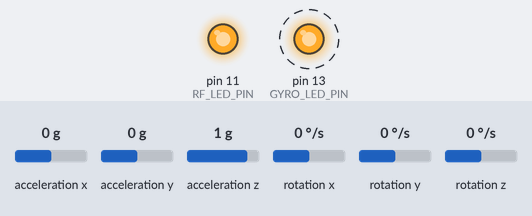
This sketch was run on a simulated Arduino Uno, built with avr-gcc and run on an emulated ATmega328P. Parts: output pins drawn as LEDs (lit = HIGH). Dashed ring = blinking. The test bench sets the inputs (shaded band); at power-on: acceleration x 0 g, acceleration y 0 g, acceleration z 1 g, rotation x 0 °/s, rotation y 0 °/s, rotation z 0 °/s. No radio packets arrive unless stated; what the sketch prints to the serial monitor is not drawn.

Above: at 0.04 s.
Timing chart, 0 to 3.0 s (numbered marks = the images above):
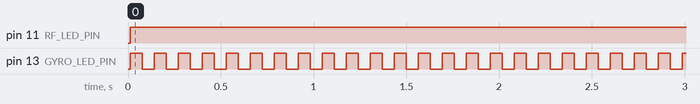

The sketch:

controller.ino
```cpp
#include <VirtualWire.h>

#include "I2Cdev.h"
#include "MPU6050.h"

// Arduino Wire library is required if I2Cdev I2CDEV_ARDUINO_WIRE implementation
// is used in I2Cdev.h
#if I2CDEV_IMPLEMENTATION == I2CDEV_ARDUINO_WIRE
    #include "Wire.h"
#endif

// class default I2C address is 0x68
// specific I2C addresses may be passed as a parameter here
// AD0 low = 0x68 (default for InvenSense evaluation board)
// AD0 high = 0x69
MPU6050 accelgyro;
//MPU6050 accelgyro(0x69); // <-- use for AD0 high

int16_t ax, ay, az;
int16_t gx, gy, gz;

#define OUTPUT_READABLE_ACCELGYRO

#define GYRO_LED_PIN 13
#define RF_LED_PIN 11
#define TRANSMIT_PIN 12
#define RECEIVE_PIN 2
#define PTT_PIN 3

#define FB_THRESH 1000
#define RL_THRESH 1000
#define FB_MAX 13000
#define RL_MAX 13000

int count = 0;

bool blinkState = false;

void setup() {
  // Initialise RF transmitter
  vw_set_tx_pin(TRANSMIT_PIN);
  vw_set_rx_pin(RECEIVE_PIN);
  vw_set_ptt_pin(PTT_PIN);
  vw_set_ptt_inverted(true); // Required for DR3100
  vw_setup(2000);   // Bits per sec

  // join I2C bus (I2Cdev library doesn't do this automatically)
  #if I2CDEV_IMPLEMENTATION == I2CDEV_ARDUINO_WIRE
      Wire.begin();
  #elif I2CDEV_IMPLEMENTATION == I2CDEV_BUILTIN_FASTWIRE
      Fastwire::setup(400, true);
  #endif

  // initialize serial communication
  // (38400 chosen because it works as well at 8MHz as it does at 16MHz, but
  // it's really up to you depending on your project)
  Serial.begin(38400);

  // initialize device
  Serial.println("Initializing I2C devices...");
  accelgyro.initialize();

  // verify connection
  Serial.println("Testing device connections...");
  Serial.println(accelgyro.testConnection() ? "MPU6050 connection successful" : "MPU6050 connection failed");

  // use the code below to change accel/gyro offset values
  /*
  Serial.println("Updating internal sensor offsets...");
  // -76  -2359 1688  0 0 0
  Serial.print(accelgyro.getXAccelOffset()); Serial.print("\t"); // -76
  Serial.print(accelgyro.getYAccelOffset()); Serial.print("\t"); // -2359
  Serial.print(accelgyro.getZAccelOffset()); Serial.print("\t"); // 1688
  Serial.print(accelgyro.getXGyroOffset()); Serial.print("\t"); // 0
  Serial.print(accelgyro.getYGyroOffset()); Serial.print("\t"); // 0
  Serial.print(accelgyro.getZGyroOffset()); Serial.print("\t"); // 0
  Serial.print("\n");
  accelgyro.setXGyroOffset(220);
  accelgyro.setYGyroOffset(76);
  accelgyro.setZGyroOffset(-85);
  Serial.print(accelgyro.getXAccelOffset()); Serial.print("\t"); // -76
  Serial.print(accelgyro.getYAccelOffset()); Serial.print("\t"); // -2359
  Serial.print(accelgyro.getZAccelOffset()); Serial.print("\t"); // 1688
  Serial.print(accelgyro.getXGyroOffset()); Serial.print("\t"); // 0
  Serial.print(accelgyro.getYGyroOffset()); Serial.print("\t"); // 0
  Serial.print(accelgyro.getZGyroOffset()); Serial.print("\t"); // 0
  Serial.print("\n");
  */

  // configure Arduino LED for
  pinMode(GYRO_LED_PIN, OUTPUT);
  pinMode(RF_LED_PIN, OUTPUT);
}

void loop() {
  // read raw accel/gyro measurements from device
  accelgyro.getMotion6(&ax, &ay, &az, &gx, &gy, &gz);
  //accelgyro.getAcceleration(&ax, &ay, &az);
  //accelgyro.getRotation(&gx, &gy, &gz);

  #ifdef OUTPUT_READABLE_ACCELGYRO
    // display tab-separated accel/gyro x/y/z values
    Serial.print("a/g:\t");
    Serial.print(ax); Serial.print("\t");
    Serial.print(ay); Serial.print("\t");
    Serial.print(az); Serial.print("\t");
    Serial.print(gx); Serial.print("\t");
    Serial.print(gy); Serial.print("\t");
    Serial.println(gz);
  #endif

  // blink LED to indicate activity
  blinkState = !blinkState;
  digitalWrite(GYRO_LED_PIN, blinkState);

  byte msg[4] = {128, 127, 127, 126};
  msg[1] = power(ax, FB_THRESH, FB_MAX);
  msg[2] = power(ay, RL_THRESH, RL_MAX);

  digitalWrite(RF_LED_PIN, HIGH); // Flash a light to show transmitting
  vw_send(msg, 4);
  vw_wait_tx();
  digitalWrite(RF_LED_PIN, LOW);
}

int power(int accel, int thresh, int ceiling) {
  bool pos = accel > 0 ? true : false;
  accel = constrain(abs(accel), 0, ceiling);
  if (accel < thresh) return 127;                      // Neutral
  int power = map(accel, thresh, ceiling, 0, 127);
  return pos ? 127 + power : 127 - power;
}
```

Measured:
- by itself, pin 11 (RF_LED_PIN): LOW → HIGH at 0.01 s
- by itself, pin 13 (GYRO_LED_PIN): alternates HIGH for 0.06 s and LOW for 0.06 s
